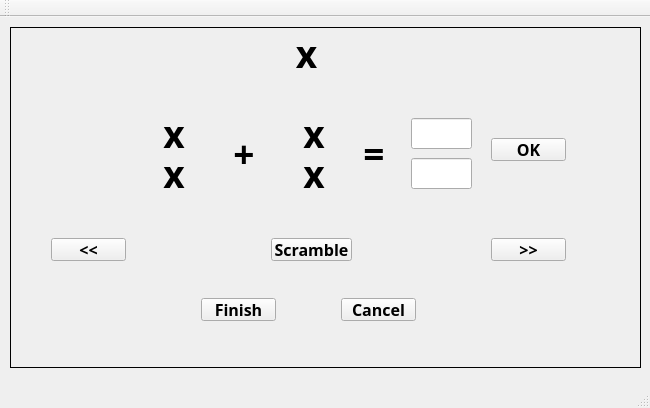
<?xml version="1.0" encoding="UTF-8"?>
<ui version="4.0">
 <class>MainWindow</class>
 <widget class="QMainWindow" name="MainWindow">
  <property name="geometry">
   <rect>
    <x>0</x>
    <y>0</y>
    <width>650</width>
    <height>408</height>
   </rect>
  </property>
  <property name="windowTitle">
   <string>MainWindow</string>
  </property>
  <widget class="QWidget" name="centralWidget">
   <widget class="QStackedWidget" name="stackedWidget">
    <property name="geometry">
     <rect>
      <x>10</x>
      <y>10</y>
      <width>631</width>
      <height>341</height>
     </rect>
    </property>
    <property name="frameShape">
     <enum>QFrame::Box</enum>
    </property>
    <property name="currentIndex">
     <number>1</number>
    </property>
    <widget class="QWidget" name="page">
     <widget class="QLabel" name="label">
      <property name="geometry">
       <rect>
        <x>270</x>
        <y>10</y>
        <width>61</width>
        <height>31</height>
       </rect>
      </property>
      <property name="font">
       <font>
        <family>Aharoni</family>
        <pointsize>20</pointsize>
        <weight>75</weight>
        <bold>true</bold>
       </font>
      </property>
      <property name="text">
       <string>TEST</string>
      </property>
      <property name="alignment">
       <set>Qt::AlignCenter</set>
      </property>
     </widget>
     <widget class="QLabel" name="label_2">
      <property name="geometry">
       <rect>
        <x>160</x>
        <y>70</y>
        <width>171</width>
        <height>31</height>
       </rect>
      </property>
      <property name="font">
       <font>
        <family>Aharoni</family>
        <pointsize>12</pointsize>
        <weight>75</weight>
        <bold>true</bold>
       </font>
      </property>
      <property name="text">
       <string>Cuantas Operaciones:</string>
      </property>
      <property name="alignment">
       <set>Qt::AlignCenter</set>
      </property>
     </widget>
     <widget class="QLabel" name="label_3">
      <property name="geometry">
       <rect>
        <x>160</x>
        <y>110</y>
        <width>171</width>
        <height>31</height>
       </rect>
      </property>
      <property name="font">
       <font>
        <family>Aharoni</family>
        <pointsize>12</pointsize>
        <weight>75</weight>
        <bold>true</bold>
       </font>
      </property>
      <property name="text">
       <string>Cantidad de Minutos:</string>
      </property>
      <property name="alignment">
       <set>Qt::AlignCenter</set>
      </property>
     </widget>
     <widget class="QGroupBox" name="gb_rangoNumerador">
      <property name="geometry">
       <rect>
        <x>60</x>
        <y>180</y>
        <width>211</width>
        <height>80</height>
       </rect>
      </property>
      <property name="font">
       <font>
        <family>Aharoni</family>
        <pointsize>12</pointsize>
        <weight>75</weight>
        <bold>true</bold>
       </font>
      </property>
      <property name="title">
       <string>Rango Numerador</string>
      </property>
      <widget class="QSpinBox" name="sb_numMenor">
       <property name="geometry">
        <rect>
         <x>30</x>
         <y>30</y>
         <width>42</width>
         <height>22</height>
        </rect>
       </property>
       <property name="minimum">
        <number>1</number>
       </property>
       <property name="maximum">
        <number>10</number>
       </property>
      </widget>
      <widget class="QSpinBox" name="sb_numMayor">
       <property name="geometry">
        <rect>
         <x>130</x>
         <y>30</y>
         <width>42</width>
         <height>22</height>
        </rect>
       </property>
       <property name="minimum">
        <number>1</number>
       </property>
       <property name="maximum">
        <number>10</number>
       </property>
      </widget>
     </widget>
     <widget class="QGroupBox" name="gb_rangoDenominador">
      <property name="geometry">
       <rect>
        <x>370</x>
        <y>180</y>
        <width>211</width>
        <height>80</height>
       </rect>
      </property>
      <property name="font">
       <font>
        <family>Aharoni</family>
        <pointsize>12</pointsize>
        <weight>75</weight>
        <bold>true</bold>
       </font>
      </property>
      <property name="title">
       <string>Rango Deniminador</string>
      </property>
      <widget class="QSpinBox" name="sb_denMenor">
       <property name="geometry">
        <rect>
         <x>30</x>
         <y>30</y>
         <width>42</width>
         <height>22</height>
        </rect>
       </property>
       <property name="minimum">
        <number>1</number>
       </property>
       <property name="maximum">
        <number>10</number>
       </property>
      </widget>
      <widget class="QSpinBox" name="sb_denMayor">
       <property name="geometry">
        <rect>
         <x>130</x>
         <y>30</y>
         <width>42</width>
         <height>22</height>
        </rect>
       </property>
       <property name="minimum">
        <number>1</number>
       </property>
       <property name="maximum">
        <number>10</number>
       </property>
      </widget>
     </widget>
     <widget class="QSpinBox" name="sb_cuantOperaciones">
      <property name="geometry">
       <rect>
        <x>370</x>
        <y>70</y>
        <width>42</width>
        <height>22</height>
       </rect>
      </property>
      <property name="minimum">
       <number>5</number>
      </property>
      <property name="maximum">
       <number>20</number>
      </property>
     </widget>
     <widget class="QSpinBox" name="sb_cantMinutos">
      <property name="geometry">
       <rect>
        <x>370</x>
        <y>110</y>
        <width>42</width>
        <height>22</height>
       </rect>
      </property>
      <property name="minimum">
       <number>1</number>
      </property>
      <property name="maximum">
       <number>10</number>
      </property>
     </widget>
     <widget class="QPushButton" name="pb_start">
      <property name="geometry">
       <rect>
        <x>270</x>
        <y>280</y>
        <width>91</width>
        <height>23</height>
       </rect>
      </property>
      <property name="font">
       <font>
        <family>Aharoni</family>
        <pointsize>12</pointsize>
        <weight>75</weight>
        <bold>true</bold>
       </font>
      </property>
      <property name="text">
       <string>Start Test</string>
      </property>
     </widget>
    </widget>
    <widget class="QWidget" name="page_2">
     <widget class="QLabel" name="lbl_num1">
      <property name="geometry">
       <rect>
        <x>140</x>
        <y>90</y>
        <width>46</width>
        <height>31</height>
       </rect>
      </property>
      <property name="font">
       <font>
        <family>Aharoni</family>
        <pointsize>28</pointsize>
        <weight>75</weight>
        <bold>true</bold>
       </font>
      </property>
      <property name="text">
       <string>x</string>
      </property>
      <property name="alignment">
       <set>Qt::AlignCenter</set>
      </property>
     </widget>
     <widget class="QLabel" name="lbl_den2">
      <property name="geometry">
       <rect>
        <x>280</x>
        <y>130</y>
        <width>46</width>
        <height>31</height>
       </rect>
      </property>
      <property name="font">
       <font>
        <family>Aharoni</family>
        <pointsize>28</pointsize>
        <weight>75</weight>
        <bold>true</bold>
       </font>
      </property>
      <property name="text">
       <string>x</string>
      </property>
      <property name="alignment">
       <set>Qt::AlignCenter</set>
      </property>
     </widget>
     <widget class="QLabel" name="label_6">
      <property name="geometry">
       <rect>
        <x>340</x>
        <y>110</y>
        <width>46</width>
        <height>31</height>
       </rect>
      </property>
      <property name="font">
       <font>
        <family>Aharoni</family>
        <pointsize>28</pointsize>
        <weight>75</weight>
        <bold>true</bold>
       </font>
      </property>
      <property name="text">
       <string>=</string>
      </property>
      <property name="alignment">
       <set>Qt::AlignCenter</set>
      </property>
     </widget>
     <widget class="QLabel" name="lbl_num2">
      <property name="geometry">
       <rect>
        <x>280</x>
        <y>90</y>
        <width>46</width>
        <height>31</height>
       </rect>
      </property>
      <property name="font">
       <font>
        <family>Aharoni</family>
        <pointsize>28</pointsize>
        <weight>75</weight>
        <bold>true</bold>
       </font>
      </property>
      <property name="text">
       <string>x</string>
      </property>
      <property name="alignment">
       <set>Qt::AlignCenter</set>
      </property>
     </widget>
     <widget class="QLabel" name="lbl_operador">
      <property name="geometry">
       <rect>
        <x>210</x>
        <y>110</y>
        <width>46</width>
        <height>31</height>
       </rect>
      </property>
      <property name="font">
       <font>
        <family>Aharoni</family>
        <pointsize>28</pointsize>
        <weight>75</weight>
        <bold>true</bold>
       </font>
      </property>
      <property name="text">
       <string>+</string>
      </property>
      <property name="alignment">
       <set>Qt::AlignCenter</set>
      </property>
     </widget>
     <widget class="QLabel" name="lbl_den1">
      <property name="geometry">
       <rect>
        <x>140</x>
        <y>130</y>
        <width>46</width>
        <height>31</height>
       </rect>
      </property>
      <property name="font">
       <font>
        <family>Aharoni</family>
        <pointsize>28</pointsize>
        <weight>75</weight>
        <bold>true</bold>
       </font>
      </property>
      <property name="text">
       <string>x</string>
      </property>
      <property name="alignment">
       <set>Qt::AlignCenter</set>
      </property>
     </widget>
     <widget class="QPushButton" name="pb_previous">
      <property name="geometry">
       <rect>
        <x>40</x>
        <y>210</y>
        <width>75</width>
        <height>23</height>
       </rect>
      </property>
      <property name="font">
       <font>
        <family>Aharoni</family>
        <pointsize>12</pointsize>
        <weight>75</weight>
        <bold>true</bold>
       </font>
      </property>
      <property name="text">
       <string>&lt;&lt;</string>
      </property>
     </widget>
     <widget class="QPushButton" name="pb_finish">
      <property name="geometry">
       <rect>
        <x>190</x>
        <y>270</y>
        <width>75</width>
        <height>23</height>
       </rect>
      </property>
      <property name="font">
       <font>
        <family>Aharoni</family>
        <pointsize>12</pointsize>
        <weight>75</weight>
        <bold>true</bold>
       </font>
      </property>
      <property name="text">
       <string>Finish</string>
      </property>
     </widget>
     <widget class="QPushButton" name="pb_cancel">
      <property name="geometry">
       <rect>
        <x>330</x>
        <y>270</y>
        <width>75</width>
        <height>23</height>
       </rect>
      </property>
      <property name="font">
       <font>
        <family>Aharoni</family>
        <pointsize>12</pointsize>
        <weight>75</weight>
        <bold>true</bold>
       </font>
      </property>
      <property name="text">
       <string>Cancel</string>
      </property>
     </widget>
     <widget class="QPushButton" name="pb_next">
      <property name="geometry">
       <rect>
        <x>480</x>
        <y>210</y>
        <width>75</width>
        <height>23</height>
       </rect>
      </property>
      <property name="font">
       <font>
        <family>Aharoni</family>
        <pointsize>12</pointsize>
        <weight>75</weight>
        <bold>true</bold>
       </font>
      </property>
      <property name="text">
       <string>&gt;&gt;</string>
      </property>
     </widget>
     <widget class="QLineEdit" name="le_num3">
      <property name="geometry">
       <rect>
        <x>400</x>
        <y>90</y>
        <width>61</width>
        <height>31</height>
       </rect>
      </property>
     </widget>
     <widget class="QLineEdit" name="le_dm3">
      <property name="geometry">
       <rect>
        <x>400</x>
        <y>130</y>
        <width>61</width>
        <height>31</height>
       </rect>
      </property>
     </widget>
     <widget class="QLabel" name="lbl_currentOperacion">
      <property name="geometry">
       <rect>
        <x>240</x>
        <y>10</y>
        <width>111</width>
        <height>31</height>
       </rect>
      </property>
      <property name="font">
       <font>
        <family>Aharoni</family>
        <pointsize>28</pointsize>
        <weight>75</weight>
        <bold>true</bold>
       </font>
      </property>
      <property name="text">
       <string>x</string>
      </property>
      <property name="alignment">
       <set>Qt::AlignCenter</set>
      </property>
     </widget>
     <widget class="QPushButton" name="pb_ok">
      <property name="geometry">
       <rect>
        <x>480</x>
        <y>110</y>
        <width>75</width>
        <height>23</height>
       </rect>
      </property>
      <property name="font">
       <font>
        <family>Aharoni</family>
        <pointsize>12</pointsize>
        <weight>75</weight>
        <bold>true</bold>
       </font>
      </property>
      <property name="text">
       <string>OK</string>
      </property>
     </widget>
     <widget class="QPushButton" name="pb_scramble">
      <property name="geometry">
       <rect>
        <x>260</x>
        <y>210</y>
        <width>81</width>
        <height>23</height>
       </rect>
      </property>
      <property name="font">
       <font>
        <family>Aharoni</family>
        <pointsize>12</pointsize>
        <weight>75</weight>
        <bold>true</bold>
       </font>
      </property>
      <property name="text">
       <string>Scramble</string>
      </property>
     </widget>
    </widget>
    <widget class="QWidget" name="page_3">
     <widget class="QLabel" name="lbl_num1_2">
      <property name="geometry">
       <rect>
        <x>230</x>
        <y>10</y>
        <width>131</width>
        <height>31</height>
       </rect>
      </property>
      <property name="font">
       <font>
        <family>Aharoni</family>
        <pointsize>28</pointsize>
        <weight>75</weight>
        <bold>true</bold>
       </font>
      </property>
      <property name="text">
       <string>SCORE</string>
      </property>
      <property name="alignment">
       <set>Qt::AlignCenter</set>
      </property>
     </widget>
     <widget class="QPushButton" name="pb_home">
      <property name="geometry">
       <rect>
        <x>270</x>
        <y>250</y>
        <width>75</width>
        <height>23</height>
       </rect>
      </property>
      <property name="font">
       <font>
        <family>Aharoni</family>
        <pointsize>12</pointsize>
        <weight>75</weight>
        <bold>true</bold>
       </font>
      </property>
      <property name="text">
       <string>HOME</string>
      </property>
     </widget>
     <widget class="QWidget" name="layoutWidget">
      <property name="geometry">
       <rect>
        <x>80</x>
        <y>80</y>
        <width>297</width>
        <height>100</height>
       </rect>
      </property>
      <layout class="QVBoxLayout" name="verticalLayout">
       <item>
        <widget class="QLabel" name="lbl_num1_3">
         <property name="font">
          <font>
           <family>Aharoni</family>
           <pointsize>16</pointsize>
           <weight>75</weight>
           <bold>true</bold>
          </font>
         </property>
         <property name="text">
          <string>Total Operaciones</string>
         </property>
         <property name="alignment">
          <set>Qt::AlignCenter</set>
         </property>
        </widget>
       </item>
       <item>
        <widget class="QLabel" name="lbl_num1_5">
         <property name="font">
          <font>
           <family>Aharoni</family>
           <pointsize>16</pointsize>
           <weight>75</weight>
           <bold>true</bold>
          </font>
         </property>
         <property name="text">
          <string>Total Operaciones Correctas</string>
         </property>
         <property name="alignment">
          <set>Qt::AlignCenter</set>
         </property>
        </widget>
       </item>
       <item>
        <widget class="QLabel" name="lbl_num1_4">
         <property name="font">
          <font>
           <family>Aharoni</family>
           <pointsize>16</pointsize>
           <weight>75</weight>
           <bold>true</bold>
          </font>
         </property>
         <property name="text">
          <string>Total Operaciones Incorrectas</string>
         </property>
         <property name="alignment">
          <set>Qt::AlignCenter</set>
         </property>
        </widget>
       </item>
       <item>
        <widget class="QLabel" name="lbl_num1_6">
         <property name="font">
          <font>
           <family>Aharoni</family>
           <pointsize>16</pointsize>
           <weight>75</weight>
           <bold>true</bold>
          </font>
         </property>
         <property name="text">
          <string>Total Score (Nota)</string>
         </property>
         <property name="alignment">
          <set>Qt::AlignCenter</set>
         </property>
        </widget>
       </item>
      </layout>
     </widget>
     <widget class="QWidget" name="layoutWidget">
      <property name="geometry">
       <rect>
        <x>440</x>
        <y>80</y>
        <width>71</width>
        <height>100</height>
       </rect>
      </property>
      <layout class="QVBoxLayout" name="verticalLayout_2">
       <item>
        <widget class="QLabel" name="lbl_TotalOperaciones">
         <property name="font">
          <font>
           <family>Aharoni</family>
           <pointsize>16</pointsize>
           <weight>75</weight>
           <bold>true</bold>
          </font>
         </property>
         <property name="text">
          <string>X</string>
         </property>
         <property name="alignment">
          <set>Qt::AlignCenter</set>
         </property>
        </widget>
       </item>
       <item>
        <widget class="QLabel" name="lbl_OperacionesCorrectas">
         <property name="font">
          <font>
           <family>Aharoni</family>
           <pointsize>16</pointsize>
           <weight>75</weight>
           <bold>true</bold>
          </font>
         </property>
         <property name="text">
          <string>X</string>
         </property>
         <property name="alignment">
          <set>Qt::AlignCenter</set>
         </property>
        </widget>
       </item>
       <item>
        <widget class="QLabel" name="lbl_OperacionesIncorrectas">
         <property name="font">
          <font>
           <family>Aharoni</family>
           <pointsize>16</pointsize>
           <weight>75</weight>
           <bold>true</bold>
          </font>
         </property>
         <property name="text">
          <string>X</string>
         </property>
         <property name="alignment">
          <set>Qt::AlignCenter</set>
         </property>
        </widget>
       </item>
       <item>
        <widget class="QLabel" name="lbl_TotalScore">
         <property name="font">
          <font>
           <family>Aharoni</family>
           <pointsize>16</pointsize>
           <weight>75</weight>
           <bold>true</bold>
          </font>
         </property>
         <property name="text">
          <string>X</string>
         </property>
         <property name="alignment">
          <set>Qt::AlignCenter</set>
         </property>
        </widget>
       </item>
      </layout>
     </widget>
    </widget>
   </widget>
  </widget>
  <widget class="QMenuBar" name="menuBar">
   <property name="geometry">
    <rect>
     <x>0</x>
     <y>0</y>
     <width>650</width>
     <height>21</height>
    </rect>
   </property>
  </widget>
  <widget class="QToolBar" name="mainToolBar">
   <attribute name="toolBarArea">
    <enum>TopToolBarArea</enum>
   </attribute>
   <attribute name="toolBarBreak">
    <bool>false</bool>
   </attribute>
  </widget>
  <widget class="QStatusBar" name="statusBar"/>
 </widget>
 <layoutdefault spacing="6" margin="11"/>
 <resources/>
 <connections/>
</ui>
